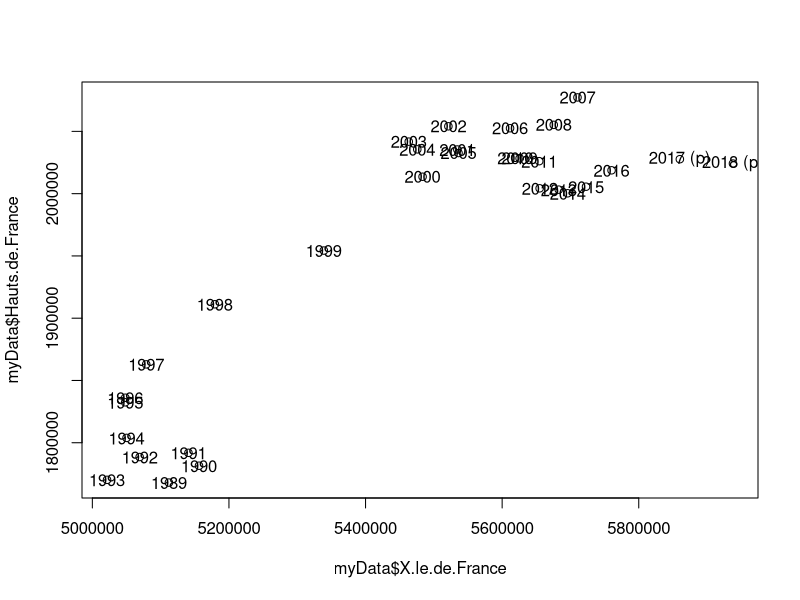
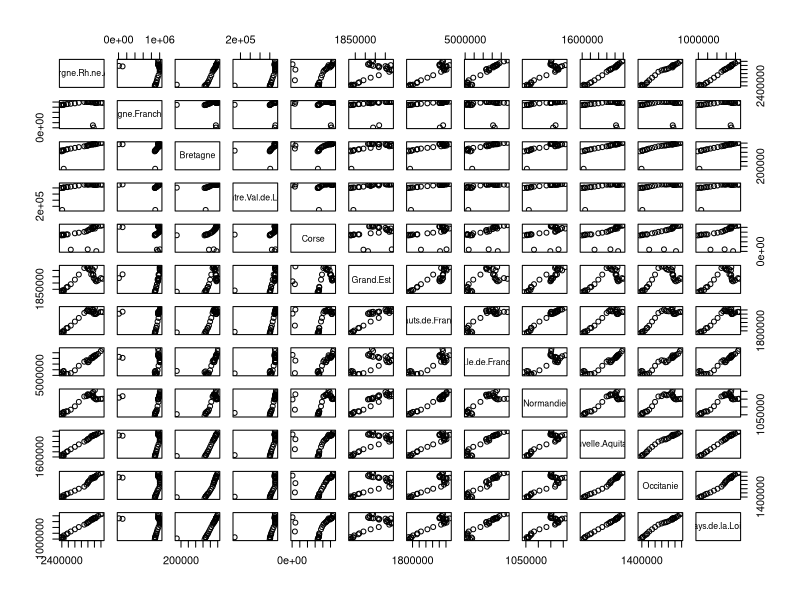
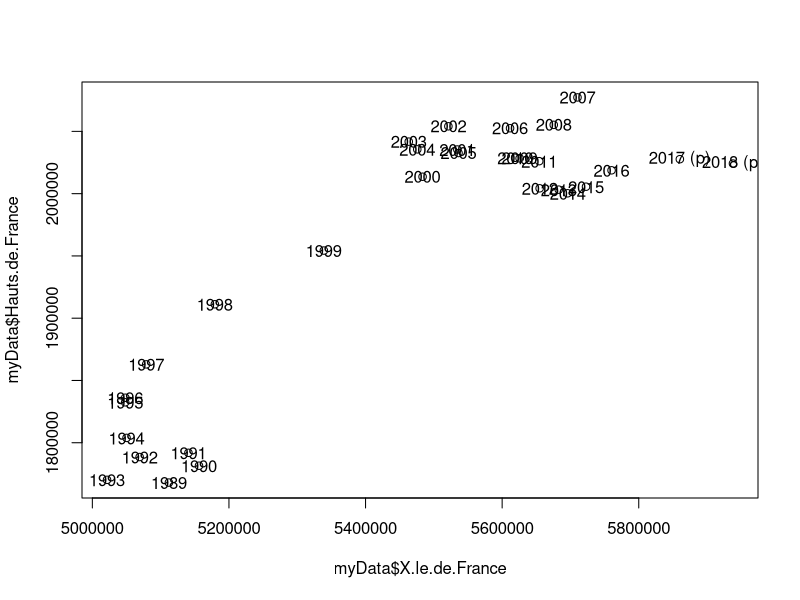

Here is the R script that generated these plots, in order: (Note: this script raises an error after producing the figures.)
## <- read.csv("data.csv", row.names=1, header=T, sep=";",is.double(TRUE), dec = ".", allowEscapes=TRUE)

myData <- read.table("data.csv", header = TRUE, sep = ";", row.names=1)

## nombre de colonne
n_col <- ncol(myData)

## nombre de ligne
n_row <- nrow(myData)

#la moyenne 
moy <- summary(myData)
  
Xt <- t(moy)

var <- var(myData)

covariance <- cov(myData)

correlation <- cor(myData)

m <- rbind(1, n_col:0)[1,]

plot(myData$X.le.de.France, myData$Hauts.de.France)

##ajout de noms
text(myData$X.le.de.France, myData$Hauts.de.France, rownames(myData))

##Sauvegardage
png(filename = "ile_france_x_hauts_france.png")
plot(myData$X.le.de.France, myData$Hauts.de.France)
text(myData$X.le.de.France, myData$Hauts.de.France, rownames(myData))
dev.off()

##correlation forte
pairs(myData)

##Créer des données centrée

centre <- scale(myData, center = TRUE, scale = FALSE)

##Créer des données centrée reduite scale à true

centre_Reduit <- scale(myData, center = TRUE, scale = TRUE)

##La moyenne centre réduit
moy_cr <- summary(centre_Reduit)

##covariance cr
covariance_cr <- cov(centre_Reduit)

##correlation cr
correlation_cr <- cor(centre_Reduit)

##
centre_Reduit_eigen <- eigen(correlation_cr)

## Sauver
write.csv(centre_Reduit_eigen$vectors,file="centre_Reduit_eigen.csv")

##
myData_acp <- princomp(myData,cor=T,scores=T)


## La moyenne acp
myData_acp_moy <- summary(myData_acp)

#Valeur propres
val.propres <- myData_acp$sdev^2

## Le graphe
plot(1:8,val.propres,type="b")

##
princomp1<-myData_acp$loadings[,1]*myData_acp$sdev[1]
princomp2<-myData_acp$loadings[,2]*myData_acp$sdev[2]
corrc1c2<-cbind(princomp1, princomp2)

##
plot( princomp1, princomp2,xlim=c(-1,+1),ylim=c(-1,+1))
abline(h=0,v=0)
text(princomp1, princomp2,labels=colnames(myData))

##
plot(myData_acp$scores[,1],myData_acp$scores[,2])
text(myData_acp$scores[,1],myData_acp$scores[,2],labels=rownames(myData))
abline(h=0,v=0)

##
plot(myData_acp$scores[,1],myData_acp$scores[,3])
text(myData_acp$scores[,1],myData_acp$scores[,3],labels=rownames(myData))
abline(h=0,v=0)

##Test indépendance


